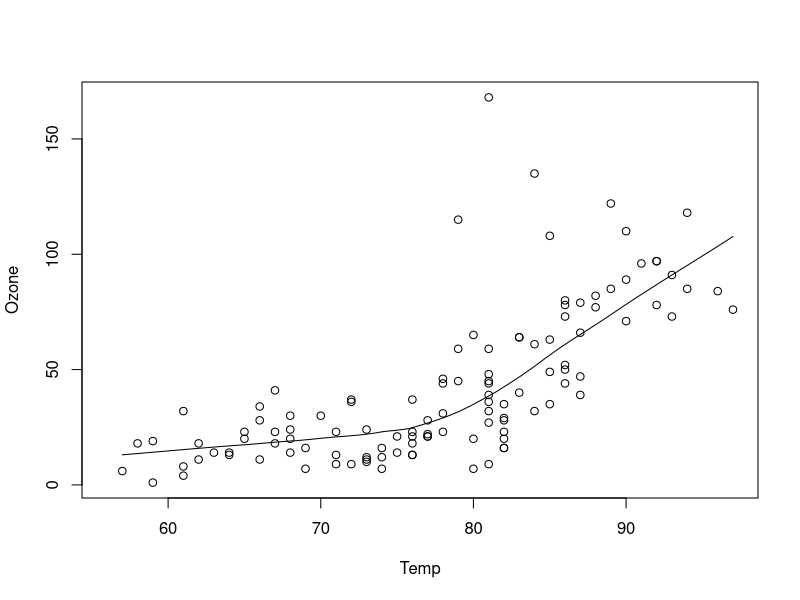
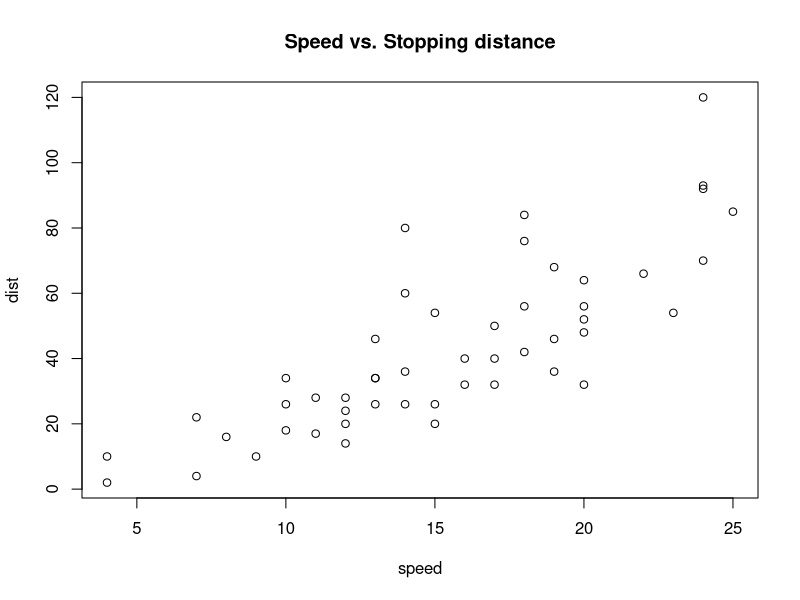
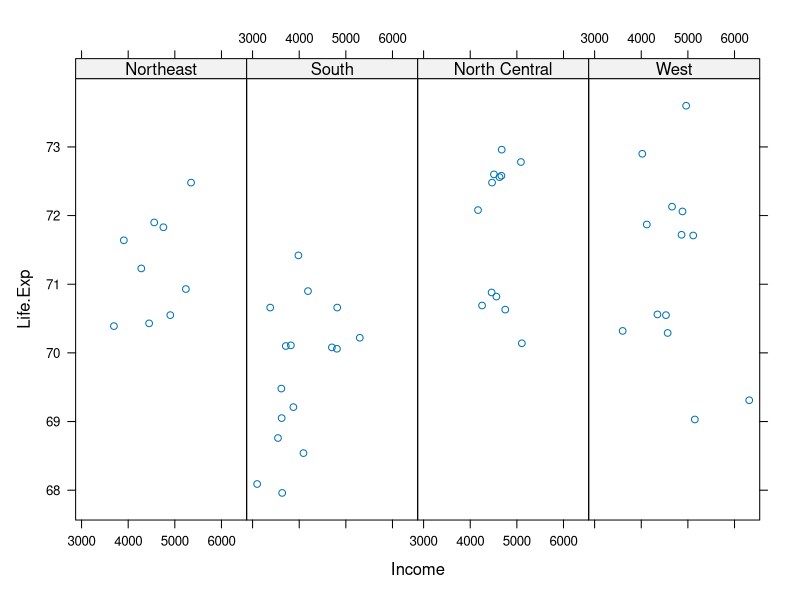
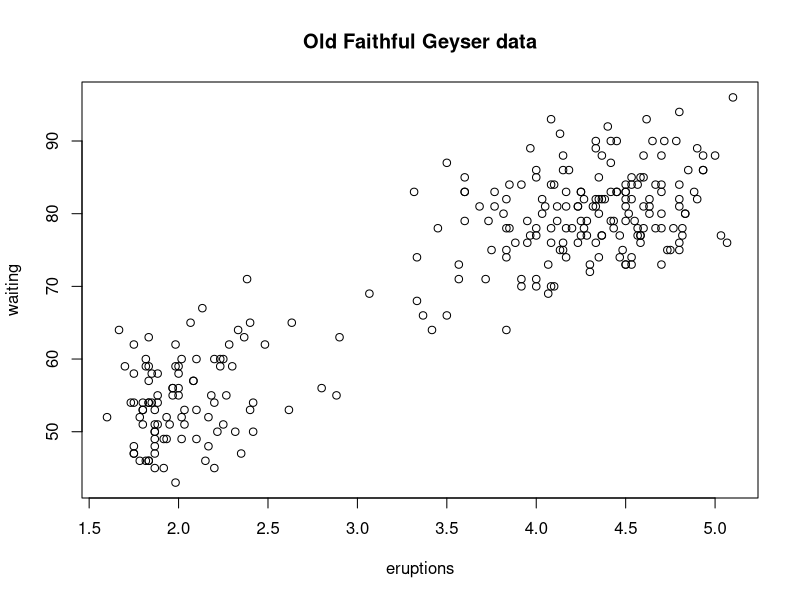
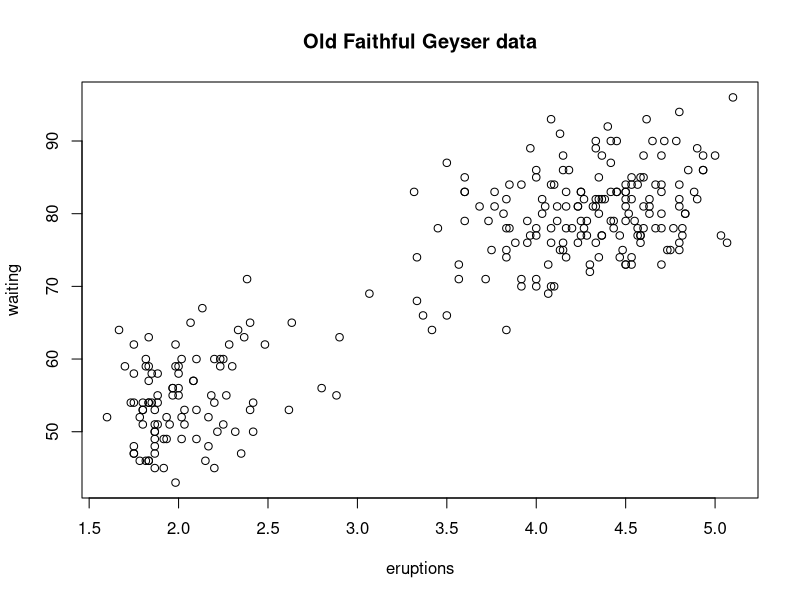
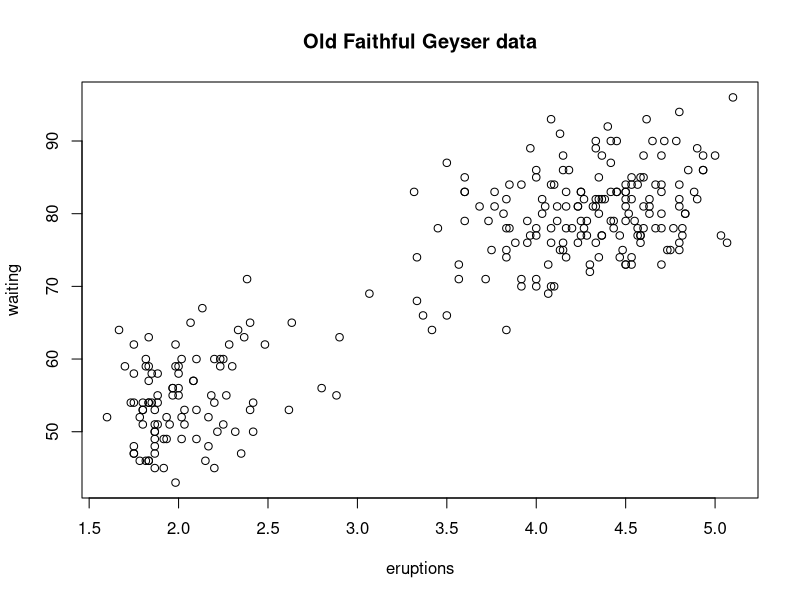

Generate these figures, in order, with R:
## ---- chunk 1
knitr::opts_chunk$set(echo = TRUE)
## ---- chunk 2
sample(1:1000, 10)
set.seed(332)

## applying Sample function in R to mt cars table to extract 5 sample rows
set.seed(123)
index<-sample(1:nrow(mtcars), 5)
mtcars[index,]

## ---- chunk 3
#Plot using the basic plotting system in R, with plot() and lines()
data(airquality)
with(airquality, {plot(Temp, Ozone)+lines(loess.smooth(Temp, Ozone))})

# Plot another scatter plot with codes:
data(cars)
 with(cars, plot(speed, dist))
title("Speed vs. Stopping distance")

# Plot with the lattice system
#Lattice plots is most useful for looking at milti dimensional data
library(lattice)
state <- data.frame(state.x77, region = state.region)
xyplot(Life.Exp ~ Income | region, data = state, layout = c(4, 1))

# I have covered ggplot2 in week 7 so skipping the rest part about ggplot2 in chapter 7

## ---- chunk 4
# plot and make it appear on screen with a title
with(faithful, plot(eruptions, waiting)) 
title(main = "Old Faithful Geyser data")

# How to plot and save it in a pdf file -- a most commonly used yet basic approach
pdf(file = "myplot.pdf")  
with(faithful, plot(eruptions, waiting))  
title(main = "Old Faithful Geyser data")  
dev.off()  

library(datasets)

## Create plot on screen device and copy it to a png file

with(faithful, plot(eruptions, waiting))  
title(main = "Old Faithful Geyser data")  
dev.copy(png, file = "geyserplot.png")  
dev.off()

